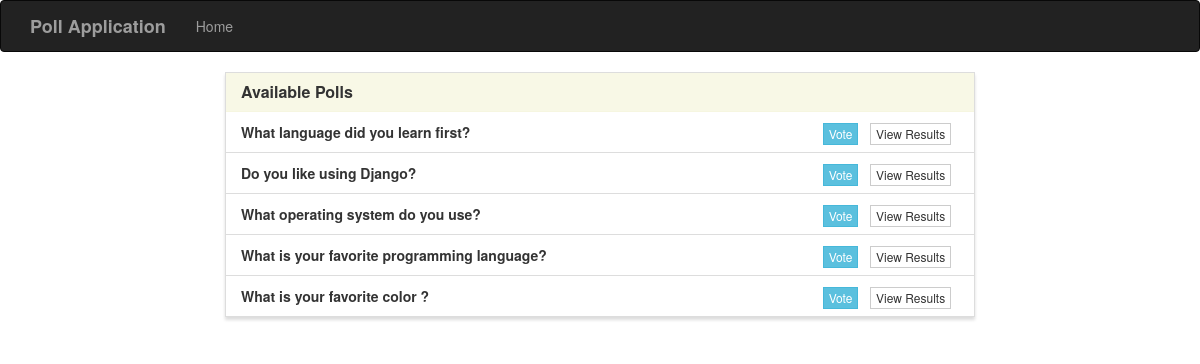
The app's page /, older data.
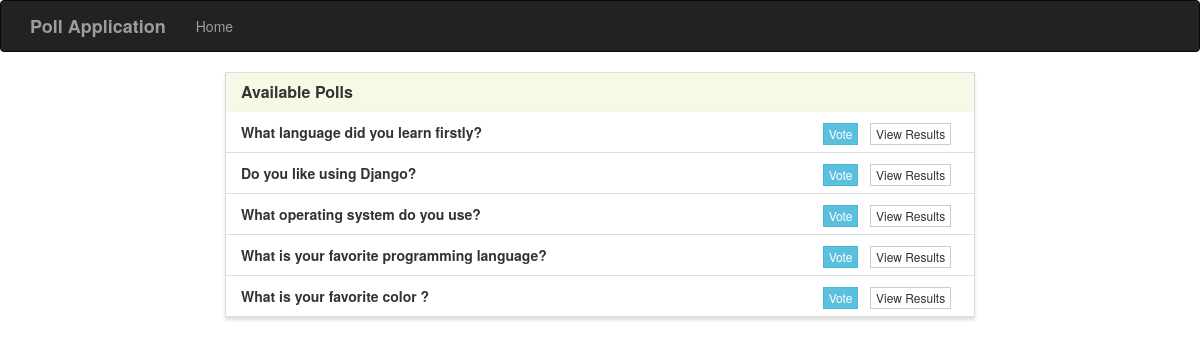
The same page, newer data.
### poll/models.py (models this page shows, shortened)
class Poll(models.Model):
    question = models.TextField()
    option_one = models.CharField(max_length=30)
    option_two = models.CharField(max_length=30)
    option_three = models.CharField(max_length=30)
    option_one_count = models.IntegerField(default=0)
    option_two_count = models.IntegerField(default=0)
    option_three_count = models.IntegerField(default=0)

### poll/views.py (the view)
# urls.py: path('', views.home, name='home'),
def home(request):
    polls = Poll.objects.all()
    context = {
        'polls' : polls
    }
    return render(request, 'home.html', context)

### templates/home.html (shortened to what this page needs)
{% extends "base.html" %}
{% block main %}
<div class="row">
    <div class="col-lg-8 col-lg-offset-2">
        <div class="panel panel-default">
            <div class="panel-heading">
                <h3 class="panel-title">Available Polls</h3>
            </div>
            <ul class="list-group">
                {% for poll in polls %}
                <li class="list-group-item">
                    <strong>{{ poll.question }}</strong>
                    <span class="pull-right">
                        <a href="{% url 'vote' poll.id %}" class="btn btn-info btn-xs">Vote</a> &nbsp;
                        <a href="{% url 'results' poll.id %}" class="btn btn-default btn-xs">View Results</a> &nbsp;
                    </span>
                </li>
                {% endfor %}
            </ul>
        </div>
    </div>
</div>
{% endblock %}

### templates/base.html (shortened to what this page needs)
{% load static %}
<!DOCTYPE html>
<html lang="en">
	<head>
		<link rel="stylesheet" href="https://maxcdn.bootstrapcdn.com/bootstrap/3.3.7/css/bootstrap.min.css">
		<link rel="stylesheet" type="text/css" href="{% static 'style.css' %}" />
	</head>
	<body>
		<nav class="navbar navbar-inverse" role="navigation">
			<div class="container">
				<div class="navbar-header">
					<a class="navbar-brand" href="{% url 'home' %}">Poll Application</a>
				</div>
				<div class="collapse navbar-collapse navbar-ex1-collapse">
					<ul class="nav navbar-nav">
						<li><a href="{% url 'home' %}">Home</a></li>
					</ul>
				</div>
			</div>
		</nav>
		<div class="container">
			{% block main %}{% endblock %}
		</div>
	</body>
</html>

### poll/static/style.css (style rules this page uses)
.navbar-default, .btn, .form-control, .panel { border-radius: 0; }
.panel-default > .panel-heading { color: #333; background-color: rgba(245, 245, 220, .7); border-color: rgba(245, 245, 220, .6); border-top-left-radius: 0; border-top-right-radius: 0; }
.panel { box-shadow: 0px 3px 3px 0px #ddd; }
a.navbar-brand, .panel-title { font-weight: bolder; }

Row changes from the older to the newer data that the page shows:
changed Poll: question "What language did you learn first?" → "What language did you learn firstly?"
